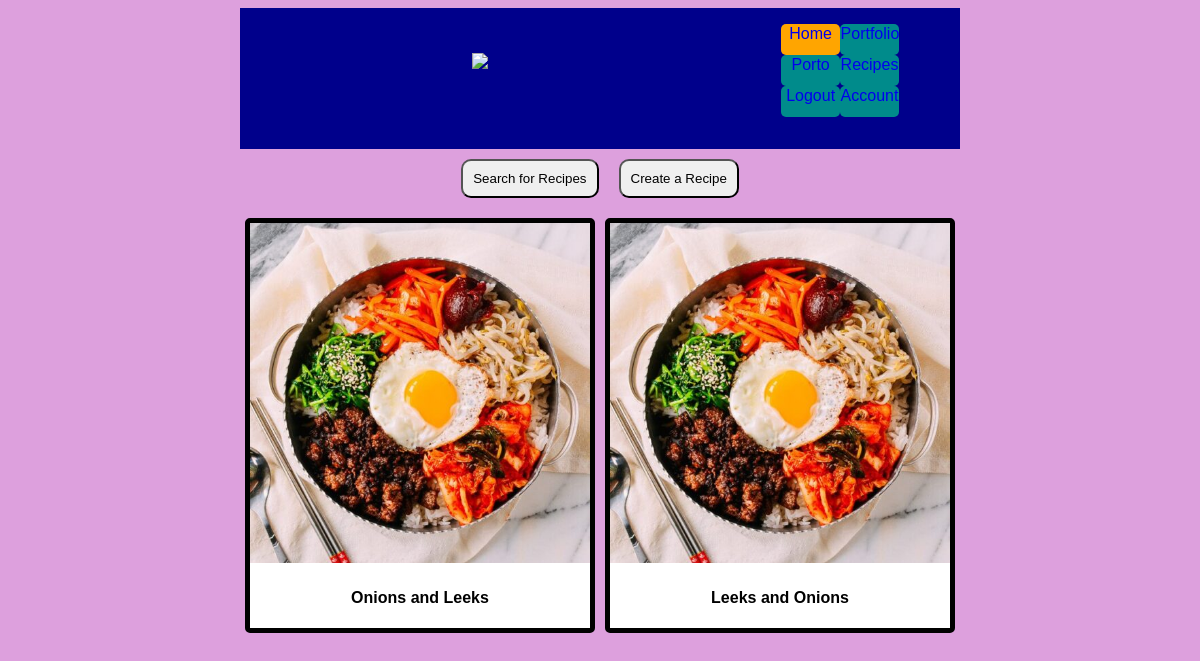
Before: /recipes (signed in) with the older database file.
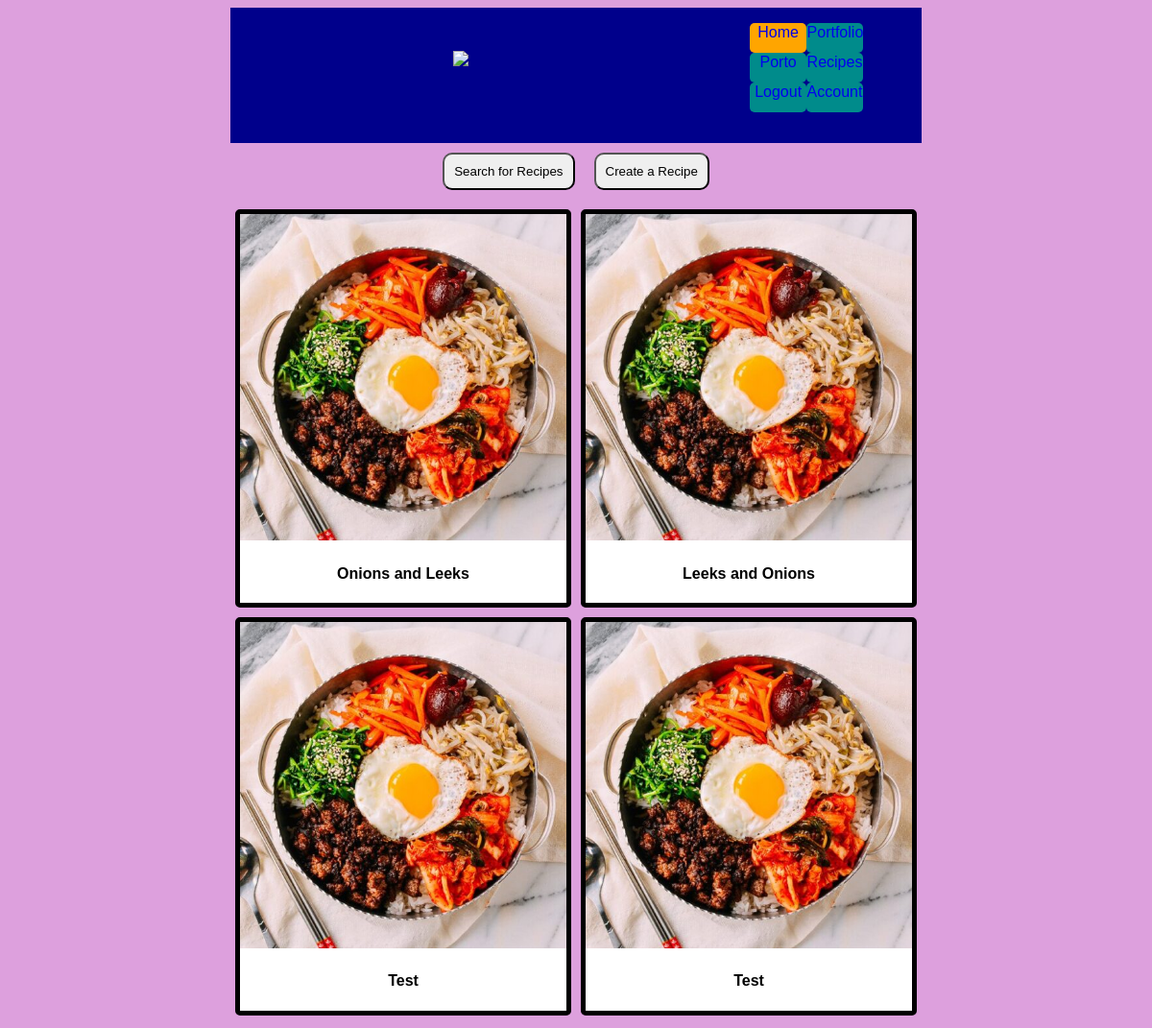
After: the same page with the newer database file.
### app/models.py (models this page shows, shortened)
class Serializer(object):
    def serialize(self):
        return {c: getattr(self, c) for c in inspect(self).attrs.keys()}
    @staticmethod
    def serialize_list(l):
        return [m.serialize() for m in l]

class Recipe(db.Model, Serializer):
  id = db.Column(db.Integer, primary_key=True)
  recipename = db.Column(db.String(20), nullable=False)
  recipedesc = db.Column(db.String(100), nullable=False)
  createddate = db.Column(db.DateTime, nullable=False, default=datetime.utcnow)
  image_file = db.Column(db.String(20), nullable=False, default='default.jpg')
  steps = db.relationship('RecipeStep', backref='recipe', lazy=False)
  ingredients = db.relationship('RecipeIngredient', backref='recipe', lazy=False)
  author_id = db.Column(db.Integer, db.ForeignKey('user.id'), nullable=False)

### app/routes.py (the view, shortened to what this page needs)
@app.route("/recipes", methods=["GET", "POST"])
def recipes():
    if not current_user.is_authenticated:
        return redirect(url_for('login'))
    rform = RecipeForm() #Include form to create a recipe.
    sform = RecipeStepForm() #Subform to add a step.
    rsform = SearchRecipeForm() #Form to search for recipes (not used yet)
    riform = RecipeIngredientForm() #Subform to add an ingredient.
    searchstring = request.args.get("q")
    if searchstring is not None:
        recipes = Recipe.query.filter(Recipe.recipename.contains(searchstring)).all()
        return jsonify(Recipe.serialize_list(recipes))
    recipes = Recipe.query.all()
    return render_template('recipes.html', title='Recipes', rform=rform, sform=sform, rsform=rsform, riform=riform, recipes=recipes)

### app/models.py (called while the page is built)
@login_manager.user_loader
def load_user(user_id):
  return User.query.get(int(user_id))

### app/templates/recipes.html (shortened to what this page needs)
{% extends "layout.html" %}
{% block body %}
<div class="searchcreate">
  <button id="searchb">Search for Recipes</button>
  <button id="createb">Create a Recipe</button>
</div>
<div class="recipes">
  {% if recipe %}
  <div class="recipe">
    <div class="recipe-image">
      <img class="" src="static/images/bbb.jpg" alt="{{ recipe.name }}">
      <button class="edit">Change Image</button>
    </div>
    <div class="recipe-header" id="bbb">
      <div class="slide active-slide">
        <h4><b>{{recipe.recipename}}</b></h4>
        <div class="recipe-detail">
          <p>{{recipe.recipedesc}}</p>
          {% if current_user.is_authenticated and current_user.id == recipe.author_id %}
          <a href="{{url_for('editrecipe(recipe.id)')}}"><button id="edit">Edit</button></a>
          {% endif %}
        </div>
      </div>
      {% for step in recipe.steps %}
      <div class="slide">
        <h4><b>Step {{step.stepnumber}}</b></h4>
        <div class="recipe-detail">
          <p>{{step.steptext}}</p>
        </div>
      </div>
      {% endfor %}
    </div>
    <div class="ingredients">
      {% for ingredient in recipe.ingredients %}
      <div class="ingredient">
        <h4>{{ingredient.ingredient.name}}</h4>
        <h4>{{ingredient.amount}} {{ingredient.unit.name}}s</h4>
      </div>
      {% endfor %}
    </div>
  </div>
  {% else %}
  {% for recipe in recipes %}
  <div class="recipe">
    <div class="recipe-image">
      <img class="" src="static/images/bbb.jpg" alt="{{ recipe.name }}">
    </div>
    <div class="recipe-header" id="bbb">
      <div class="slide active-slide">
        <h4><b>{{recipe.recipename}}</b></h4>
      </div>
    </div>
  </div>
  {% endfor %}
  {% endif %}
</div>
{% endblock %}

### app/templates/layout.html (shortened to what this page needs)
<!DOCTYPE html>
<html lang="eng">
  <head>
    <link href="{{ url_for('static', filename='style/nobootstrap.css') }}" rel="stylesheet">
    <link href="{{ url_for('static', filename='style/menucards.css') }}" rel="stylesheet">
  </head>
  <body class="container">
    <nav class="nav">
      <a class="" href="#"><img src="logo.jpg"></a>
      <div id="menu">
        <ul>
          <li class="active">
          <a class="" href="{{ url_for('home') }}">Home</a>
          </li>
          <li class="">
            <a class="" href="#">Portfolio</a>
          </li>
          <li class="">
            <a class="" href="#">Porto</a>
          </li>
          <li class="">
            <a class="" href="{{ url_for('recipes') }}">Recipes</a>
          </li>
          {% if current_user.is_authenticated %}
          <li class="">
            <a class="" href="{{ url_for('logout') }}">Logout</a>
          </li>
          <li class="">
            <a class="" href="{{ url_for('account') }}">Account</a>
          </li>
          {% endif %}
        </ul>
      </div>
    </nav>
    {% block body %}{% endblock %}
  </body>
</html>

### app/static/style/menucards.css (style rules this page uses)
.recipes { display: grid; grid-template-columns: repeat(1, 1fr); padding-top: 5px; }
.recipe { padding: auto; margin: 5px; border-style: solid; border-width: 5px; border-color: black; border-radius: 5px; background-color: white; }
.recipe-header { padding: auto; text-align: center; }
.slide { display: none; }
.active-slide { display: block; height: 100%; }
.searchcreate { display: flex; justify-content: center; }
.searchcreate > button { padding: 10px; margin: 10px; border-radius: 10px; }
@media (min-width: 50rem) { .recipes { grid-template-columns: repeat(2, 1fr); } }

Changed rows visible on the page:
added Recipe: recipename "Test"
added Recipe: recipename "Test"
